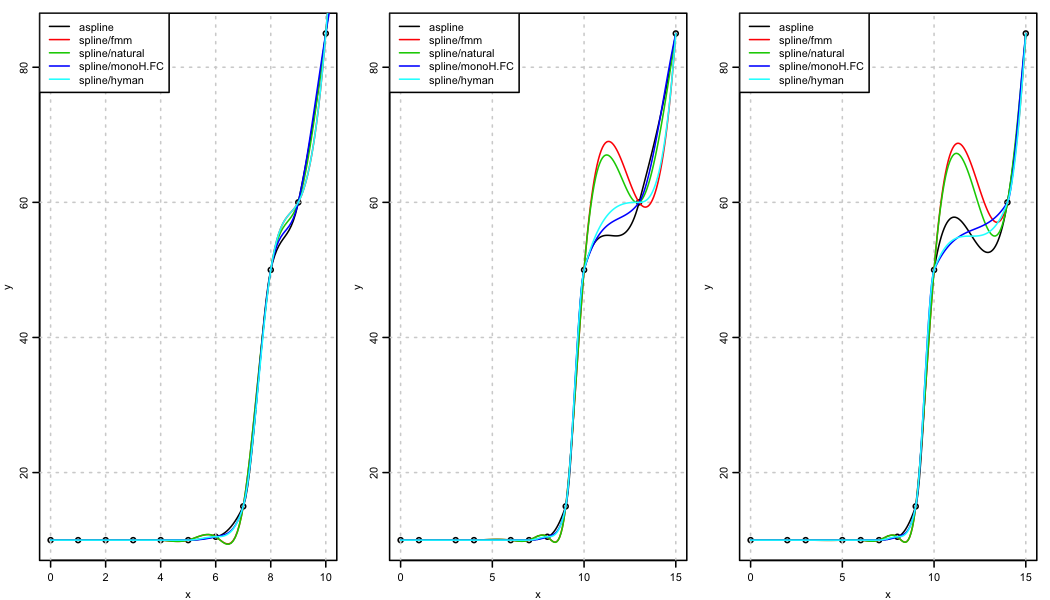

Source code (R):
library(akima)
x1 <- c( 0,  1,  2,  3,  4,  5,    6,  7,  8,  9, 10)
x2 <- c( 0,  1,  3,  4,  6,  7,    8,  9, 10, 13, 15)
x3 <- c( 0,  2,  3,  5,  6,  7,    8,  9, 10, 14, 15)
y  <- c(10, 10, 10, 10, 10, 10, 10.5, 15, 50, 60, 85)
if (!interactive()) png("splines2.png", width=7, height=4, unit="in", res=150, pointsize=8)
par(mar=c(3, 3, 1, 1), mgp=c(2, 0.7, 0), mfrow=c(1,3))
xx <- seq(0, 15, length.out=200)
show <- function(x, y)
{
    plot(x, y, pch=20)
    grid()
    akima <- aspline(x, y, xx)
    lines(akima$x, akima$y)
    fun <- splinefun(x, y, method="fmm")
    lines(xx, fun(xx), col=2)
    fun <- splinefun(x, y, method="natural")
    lines(xx, fun(xx), col=3)
    ## "periodic" is not much use for such data
    ## fun <- splinefun(x, y, method="periodic")
    ## lines(xx, fun(xx), col=4)
    fun <- splinefun(x, y, method="monoH.FC")
    lines(xx, fun(xx), col=4)
    fun <- splinefun(x, y, method="hyman")
    lines(xx, fun(xx), col=5)
    legend("topleft", lwd=par('lwd'), bg='white',
           col=1:5,
           legend=c("aspline", "spline/fmm", "spline/natural", "spline/monoH.FC", "spline/hyman"))
}
show(x1, y)
show(x2, y)
show(x3, y)

if (!interactive()) dev.off()


